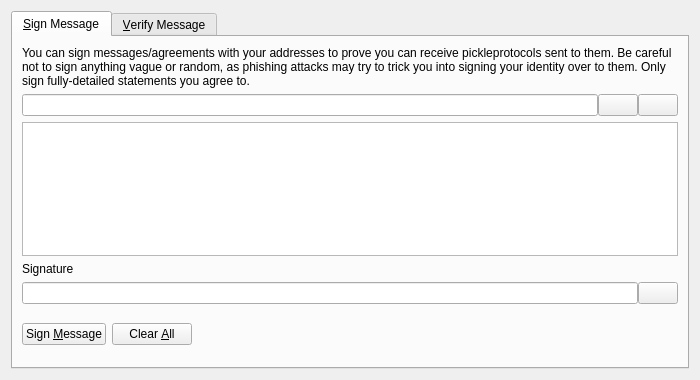
<?xml version="1.0" encoding="UTF-8"?>
<ui version="4.0">
 <class>SignVerifyMessageDialog</class>
 <widget class="QDialog" name="SignVerifyMessageDialog">
  <property name="geometry">
   <rect>
    <x>0</x>
    <y>0</y>
    <width>700</width>
    <height>380</height>
   </rect>
  </property>
  <property name="windowTitle">
   <string>Signatures - Sign / Verify a Message</string>
  </property>
  <property name="modal">
   <bool>true</bool>
  </property>
  <layout class="QVBoxLayout" name="verticalLayout">
   <item>
    <widget class="QTabWidget" name="tabWidget">
     <property name="currentIndex">
      <number>0</number>
     </property>
     <widget class="QWidget" name="tabSignMessage">
      <attribute name="title">
       <string>&amp;Sign Message</string>
      </attribute>
      <layout class="QVBoxLayout" name="verticalLayout_SM">
       <item>
        <widget class="QLabel" name="infoLabel_SM">
         <property name="text">
          <string>You can sign messages/agreements with your addresses to prove you can receive pickleprotocols sent to them. Be careful not to sign anything vague or random, as phishing attacks may try to trick you into signing your identity over to them. Only sign fully-detailed statements you agree to.</string>
         </property>
         <property name="textFormat">
          <enum>Qt::PlainText</enum>
         </property>
         <property name="wordWrap">
          <bool>true</bool>
         </property>
        </widget>
       </item>
       <item>
        <layout class="QHBoxLayout" name="horizontalLayout_1_SM">
         <property name="spacing">
          <number>0</number>
         </property>
         <item>
          <widget class="QValidatedLineEdit" name="addressIn_SM">
           <property name="toolTip">
            <string>The PickleProtocol address to sign the message with</string>
           </property>
          </widget>
         </item>
         <item>
          <widget class="QPushButton" name="addressBookButton_SM">
           <property name="toolTip">
            <string>Choose previously used address</string>
           </property>
           <property name="text">
            <string/>
           </property>
           <property name="icon">
            <iconset resource="../bitcoin.qrc">
             <normaloff>:/icons/address-book</normaloff>:/icons/address-book</iconset>
           </property>
           <property name="shortcut">
            <string>Alt+A</string>
           </property>
           <property name="autoDefault">
            <bool>false</bool>
           </property>
          </widget>
         </item>
         <item>
          <widget class="QPushButton" name="pasteButton_SM">
           <property name="toolTip">
            <string>Paste address from clipboard</string>
           </property>
           <property name="text">
            <string/>
           </property>
           <property name="icon">
            <iconset resource="../bitcoin.qrc">
             <normaloff>:/icons/editpaste</normaloff>:/icons/editpaste</iconset>
           </property>
           <property name="shortcut">
            <string>Alt+P</string>
           </property>
           <property name="autoDefault">
            <bool>false</bool>
           </property>
          </widget>
         </item>
        </layout>
       </item>
       <item>
        <widget class="QPlainTextEdit" name="messageIn_SM">
         <property name="toolTip">
          <string>Enter the message you want to sign here</string>
         </property>
        </widget>
       </item>
       <item>
        <widget class="QLabel" name="signatureLabel_SM">
         <property name="text">
          <string>Signature</string>
         </property>
         <property name="textFormat">
          <enum>Qt::PlainText</enum>
         </property>
        </widget>
       </item>
       <item>
        <layout class="QHBoxLayout" name="horizontalLayout_2_SM">
         <property name="spacing">
          <number>0</number>
         </property>
         <item>
          <widget class="QLineEdit" name="signatureOut_SM">
           <property name="font">
            <font>
             <italic>true</italic>
            </font>
           </property>
           <property name="readOnly">
            <bool>true</bool>
           </property>
          </widget>
         </item>
         <item>
          <widget class="QPushButton" name="copySignatureButton_SM">
           <property name="toolTip">
            <string>Copy the current signature to the system clipboard</string>
           </property>
           <property name="text">
            <string/>
           </property>
           <property name="icon">
            <iconset resource="../bitcoin.qrc">
             <normaloff>:/icons/editcopy</normaloff>:/icons/editcopy</iconset>
           </property>
           <property name="autoDefault">
            <bool>false</bool>
           </property>
          </widget>
         </item>
        </layout>
       </item>
       <item>
        <layout class="QHBoxLayout" name="horizontalLayout_3_SM">
         <item>
          <widget class="QPushButton" name="signMessageButton_SM">
           <property name="toolTip">
            <string>Sign the message to prove you own this PickleProtocol address</string>
           </property>
           <property name="text">
            <string>Sign &amp;Message</string>
           </property>
           <property name="icon">
            <iconset resource="../bitcoin.qrc">
             <normaloff>:/icons/edit</normaloff>:/icons/edit</iconset>
           </property>
           <property name="autoDefault">
            <bool>false</bool>
           </property>
          </widget>
         </item>
         <item>
          <widget class="QPushButton" name="clearButton_SM">
           <property name="toolTip">
            <string>Reset all sign message fields</string>
           </property>
           <property name="text">
            <string>Clear &amp;All</string>
           </property>
           <property name="icon">
            <iconset resource="../bitcoin.qrc">
             <normaloff>:/icons/remove</normaloff>:/icons/remove</iconset>
           </property>
           <property name="autoDefault">
            <bool>false</bool>
           </property>
          </widget>
         </item>
         <item>
          <spacer name="horizontalSpacer_1_SM">
           <property name="orientation">
            <enum>Qt::Horizontal</enum>
           </property>
           <property name="sizeHint" stdset="0">
            <size>
             <width>40</width>
             <height>48</height>
            </size>
           </property>
          </spacer>
         </item>
         <item>
          <widget class="QLabel" name="statusLabel_SM">
           <property name="font">
            <font>
             <weight>75</weight>
             <bold>true</bold>
            </font>
           </property>
           <property name="text">
            <string/>
           </property>
           <property name="wordWrap">
            <bool>true</bool>
           </property>
          </widget>
         </item>
         <item>
          <spacer name="horizontalSpacer_2_SM">
           <property name="orientation">
            <enum>Qt::Horizontal</enum>
           </property>
           <property name="sizeHint" stdset="0">
            <size>
             <width>40</width>
             <height>48</height>
            </size>
           </property>
          </spacer>
         </item>
        </layout>
       </item>
      </layout>
     </widget>
     <widget class="QWidget" name="tabVerifyMessage">
      <attribute name="title">
       <string>&amp;Verify Message</string>
      </attribute>
      <layout class="QVBoxLayout" name="verticalLayout_VM">
       <item>
        <widget class="QLabel" name="infoLabel_VM">
         <property name="text">
          <string>Enter the receiver's address, message (ensure you copy line breaks, spaces, tabs, etc. exactly) and signature below to verify the message. Be careful not to read more into the signature than what is in the signed message itself, to avoid being tricked by a man-in-the-middle attack. Note that this only proves the signing party receives with the address, it cannot prove sendership of any transaction!</string>
         </property>
         <property name="textFormat">
          <enum>Qt::PlainText</enum>
         </property>
         <property name="alignment">
          <set>Qt::AlignLeading|Qt::AlignLeft|Qt::AlignTop</set>
         </property>
         <property name="wordWrap">
          <bool>true</bool>
         </property>
        </widget>
       </item>
       <item>
        <layout class="QHBoxLayout" name="horizontalLayout_1_VM">
         <property name="spacing">
          <number>0</number>
         </property>
         <item>
          <widget class="QValidatedLineEdit" name="addressIn_VM">
           <property name="toolTip">
            <string>The PickleProtocol address the message was signed with</string>
           </property>
          </widget>
         </item>
         <item>
          <widget class="QPushButton" name="addressBookButton_VM">
           <property name="toolTip">
            <string>Choose previously used address</string>
           </property>
           <property name="text">
            <string/>
           </property>
           <property name="icon">
            <iconset resource="../bitcoin.qrc">
             <normaloff>:/icons/address-book</normaloff>:/icons/address-book</iconset>
           </property>
           <property name="shortcut">
            <string>Alt+A</string>
           </property>
           <property name="autoDefault">
            <bool>false</bool>
           </property>
          </widget>
         </item>
        </layout>
       </item>
       <item>
        <widget class="QPlainTextEdit" name="messageIn_VM"/>
       </item>
       <item>
        <widget class="QValidatedLineEdit" name="signatureIn_VM"/>
       </item>
       <item>
        <layout class="QHBoxLayout" name="horizontalLayout_2_VM">
         <item>
          <widget class="QPushButton" name="verifyMessageButton_VM">
           <property name="toolTip">
            <string>Verify the message to ensure it was signed with the specified PickleProtocol address</string>
           </property>
           <property name="text">
            <string>Verify &amp;Message</string>
           </property>
           <property name="icon">
            <iconset resource="../bitcoin.qrc">
             <normaloff>:/icons/transaction_0</normaloff>:/icons/transaction_0</iconset>
           </property>
           <property name="autoDefault">
            <bool>false</bool>
           </property>
          </widget>
         </item>
         <item>
          <widget class="QPushButton" name="clearButton_VM">
           <property name="toolTip">
            <string>Reset all verify message fields</string>
           </property>
           <property name="text">
            <string>Clear &amp;All</string>
           </property>
           <property name="icon">
            <iconset resource="../bitcoin.qrc">
             <normaloff>:/icons/remove</normaloff>:/icons/remove</iconset>
           </property>
           <property name="autoDefault">
            <bool>false</bool>
           </property>
          </widget>
         </item>
         <item>
          <spacer name="horizontalSpacer_1_VM">
           <property name="orientation">
            <enum>Qt::Horizontal</enum>
           </property>
           <property name="sizeHint" stdset="0">
            <size>
             <width>40</width>
             <height>48</height>
            </size>
           </property>
          </spacer>
         </item>
         <item>
          <widget class="QLabel" name="statusLabel_VM">
           <property name="font">
            <font>
             <weight>75</weight>
             <bold>true</bold>
            </font>
           </property>
           <property name="text">
            <string/>
           </property>
           <property name="wordWrap">
            <bool>true</bool>
           </property>
          </widget>
         </item>
         <item>
          <spacer name="horizontalSpacer_2_VM">
           <property name="orientation">
            <enum>Qt::Horizontal</enum>
           </property>
           <property name="sizeHint" stdset="0">
            <size>
             <width>40</width>
             <height>48</height>
            </size>
           </property>
          </spacer>
         </item>
        </layout>
       </item>
      </layout>
     </widget>
    </widget>
   </item>
  </layout>
 </widget>
 <customwidgets>
  <customwidget>
   <class>QValidatedLineEdit</class>
   <extends>QLineEdit</extends>
   <header>qt/qvalidatedlineedit.h</header>
  </customwidget>
 </customwidgets>
 <resources>
  <include location="../bitcoin.qrc"/>
 </resources>
 <connections/>
</ui>
